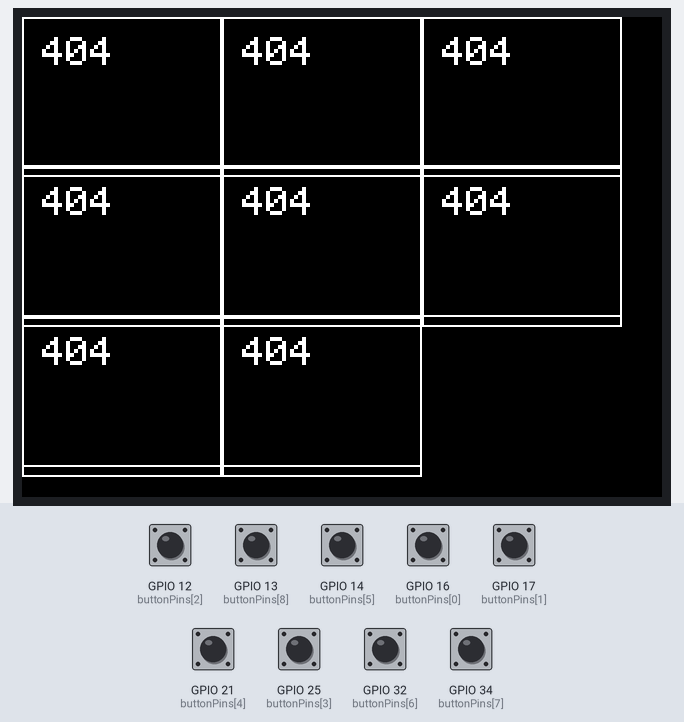
This sketch was run on a simulated ESP32. Shown: 320×240 colour display. The inputs (shaded band) are chosen by the test bench; at power-on: GPIO 12 (buttonPins[2]), GPIO 13 (buttonPins[8]), GPIO 14 (buttonPins[5]), GPIO 16 (buttonPins[0]), GPIO 17 (buttonPins[1]), GPIO 21 (buttonPins[4]), GPIO 25 (buttonPins[3]), GPIO 32 (buttonPins[6]), GPIO 34 (buttonPins[7]) HIGH. WiFi joins after 1.5 s; servers stay silent unless stated; EEPROM starts erased; what the sketch prints to the serial monitor is not drawn.

Above: at 4.5 s.
4.6 s: GPIO 12 (buttonPins[2]) pulled LOW for 0.15 s
At 5.03 s:
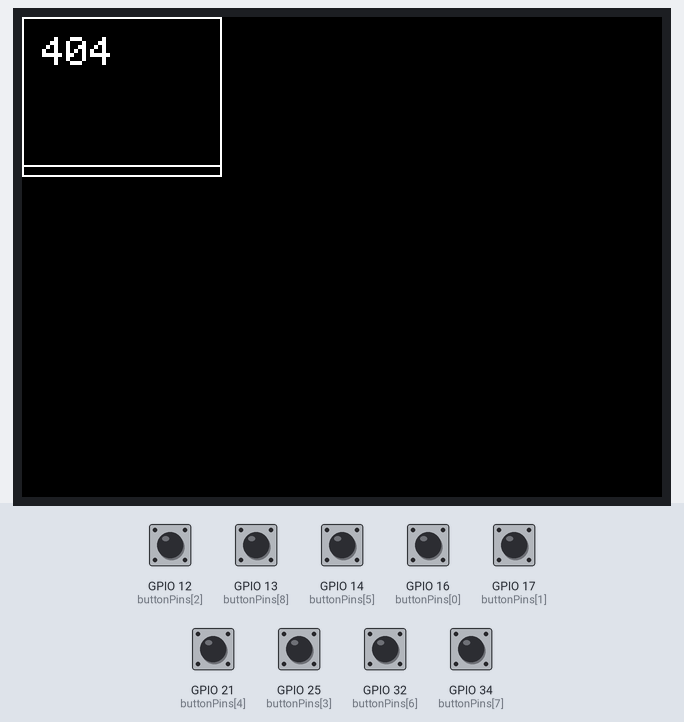
5.3 s: GPIO 13 (buttonPins[8]) pulsed LOW 5 times (0.12 s each, 0.3 s apart)
At 7.65 s:
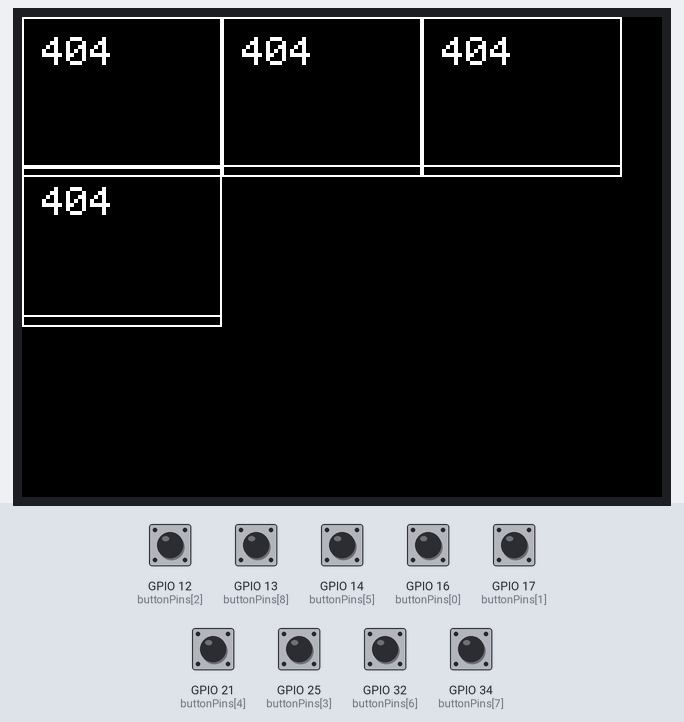
10.1 s: GPIO 14 (buttonPins[5]) pulled LOW for 0.15 s
At 10.73 s:
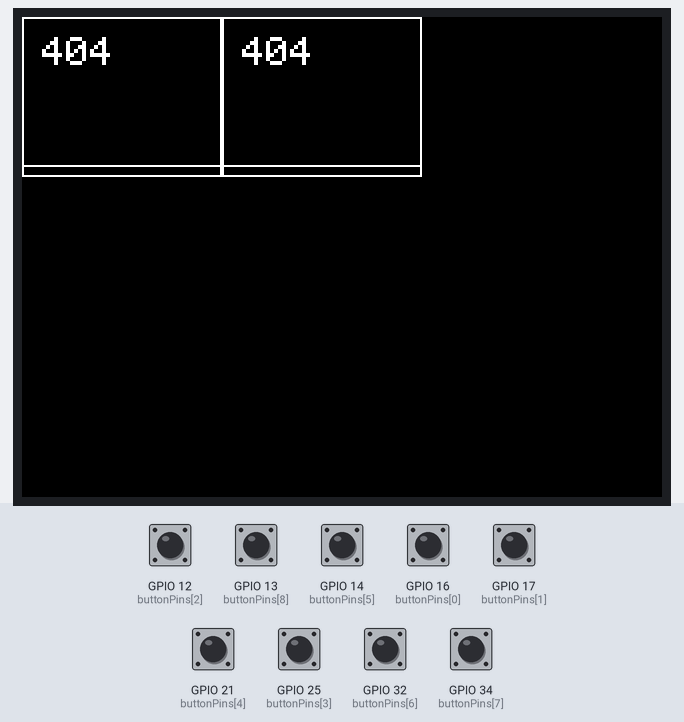
10.8 s: GPIO 13 (buttonPins[8]) pulsed LOW 5 times (0.12 s each, 0.3 s apart)
At 13.35 s:
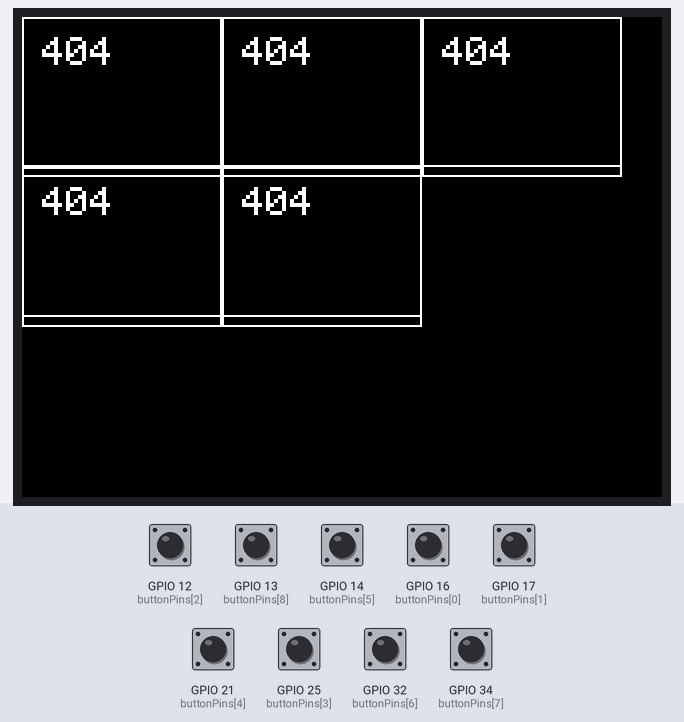
13.8 s: GPIO 16 (buttonPins[0]) pulled LOW for 1 s
At 16.2 s:
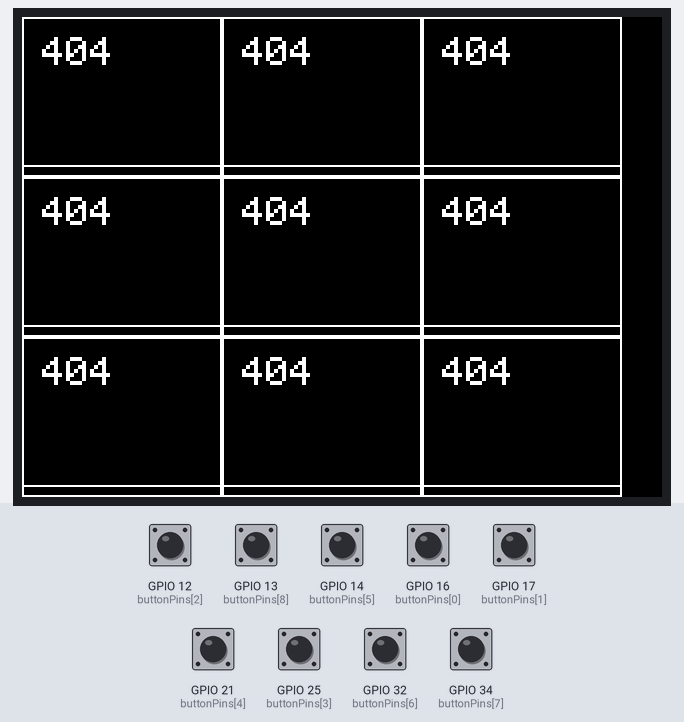
Timing chart, 0 to 16.4 s (numbered marks = the images above; inputs shaded):
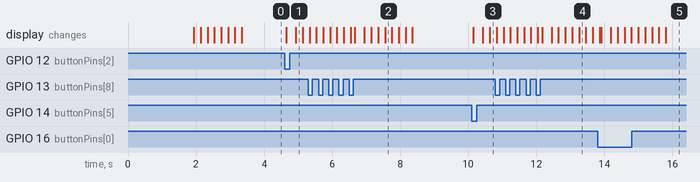

Measured:
- after the input at 4.6 s, the display: first changes after 0.05 s (image 1 shows a later state)
- after the input at 5.3 s, the display: first differs from a run without the input after 1.4 s (image 2 shows a later state)
- after the input at 10.1 s, the display: first changes after 0.05 s (image 3 shows a later state)
- after the input at 10.8 s, the display: first differs from a run without the input after 1.4 s (image 4 shows a later state)
- after the input at 13.8 s, the display: first differs from a run without the input after 0.11 s (image 5 shows a later state)

The sketch:

streamdeck.ino
```cpp
#include <WiFi.h>
#include <WiFiManager.h>
#include <HTTPClient.h>
#include <SPI.h>
#include <Adafruit_GFX.h>
#include <Adafruit_ILI9341.h>
#include <ArduinoJson.h>
#include <Preferences.h>

#define TFT_CS   15
#define TFT_DC   4
#define TFT_RST  22
#define IMG_WIDTH 100
#define IMG_HEIGHT 75
#define SCREEN_WIDTH 320
#define SCREEN_HEIGHT 240
#define BUTTON_W 100
#define BUTTON_H 80
#define NUM_BUTTONS 9

#define COLOR_CPU  ILI9341_BLUE
#define COLOR_GPU  ILI9341_CYAN
#define COLOR_RAM  ILI9341_MAGENTA
#define COLOR_DISK ILI9341_ORANGE
#define COLOR_TEMP ILI9341_RED

Adafruit_ILI9341 tft = Adafruit_ILI9341(TFT_CS, TFT_DC, TFT_RST);
Preferences prefs;

const int buttonPins[NUM_BUTTONS] = {16, 17, 12, 25, 21, 14, 32, 34, 13};
bool buttonStates[NUM_BUTTONS] = {HIGH};
bool lastButtonStates[NUM_BUTTONS] = {HIGH};
unsigned long lastDebounceTimes[NUM_BUTTONS] = {0};
unsigned long buttonPressStart[NUM_BUTTONS] = {0};
const unsigned long debounceDelay = 50;

WiFiManager wm;
WiFiManagerParameter custom_host("host", "Adresse IP du serveur", "192.168.0.164", 32);
WiFiManagerParameter custom_port("port", "Port du serveur", "8080", 6);
String serverHost;
int serverPort;

String menus[] = {"1","2","3","4","5","6","7","8"};
int currentMenu = -1;
bool monitoringActive = false;

void setup() {
  Serial.begin(115200);
  for (int i = 0; i < NUM_BUTTONS; i++) pinMode(buttonPins[i], INPUT_PULLUP);
  tft.begin();
  tft.setRotation(1);
  connectToWiFi();
  showMainMenu();
}

void loop() {
  handleButtons();

  static unsigned long lastRefresh = 0;
  if (monitoringActive && millis() - lastRefresh > 5000) {
    updateMetricsFromServer();
    lastRefresh = millis();
  }

  static unsigned long lastWiFiCheck = 0;
  if (millis() - lastWiFiCheck > 30000) {
    checkWiFi();
    lastWiFiCheck = millis();
  }
}

void connectToWiFi() {
  prefs.begin("config", true);
  String savedHost = prefs.getString("host", "");
  int savedPort = prefs.getInt("port", 0);
  prefs.end();

  if (savedHost != "" && savedPort > 0) {
    WiFi.mode(WIFI_STA);
    WiFi.begin();
    unsigned long startTime = millis();
    while (WiFi.status() != WL_CONNECTED && millis() - startTime < 15000) delay(250);
    if (WiFi.status() == WL_CONNECTED) {
      serverHost = savedHost;
      serverPort = savedPort;
      return;
    }
  }
  wm.addParameter(&custom_host);
  wm.addParameter(&custom_port);
  wm.setConfigPortalTimeout(180);
  WiFi.mode(WIFI_STA);
  if (!wm.autoConnect("ESP_Config", "admin123")) ESP.restart();
  serverHost = custom_host.getValue();
  serverPort = atoi(custom_port.getValue());
  prefs.begin("config", false);
  prefs.putString("host", serverHost);
  prefs.putInt("port", serverPort);
  prefs.end();
}

void checkWiFi() {
  if (WiFi.status() != WL_CONNECTED) {
    Serial.println("WiFi d\u00e9connect\u00e9. Tentative de reconnexion...");
    WiFi.disconnect();
    WiFi.begin();
    unsigned long start = millis();
    while (WiFi.status() != WL_CONNECTED && millis() - start < 10000) {
      delay(500);
      Serial.print(".");
    }
    if (WiFi.status() == WL_CONNECTED) Serial.println("Reconnect\u00e9 !");
    else Serial.println("\u00c9chec reconnexion !");
  }
}

void handleButtons() {
  unsigned long now = millis();
  for (int i = 0; i < NUM_BUTTONS; i++) {
    int reading = digitalRead(buttonPins[i]);
    if (reading != lastButtonStates[i]) lastDebounceTimes[i] = now;
    if ((now - lastDebounceTimes[i]) > debounceDelay) {
      if (reading != buttonStates[i]) {
        buttonStates[i] = reading;
        if (buttonStates[i] == LOW) {
          if (currentMenu == -1 && i < 8 && buttonPins[i] != 13 && buttonPins[i] != 34) {
            currentMenu = i;
            showMenu(i);
            return;
          }
          if (currentMenu != -1 && buttonPins[i] != 34) buttonPressStart[i] = now;
          if (buttonPins[i] == 13) {
            buttonPressStart[i] = now;
            if (currentMenu == -1) {
              monitoringActive = !monitoringActive;
              if (!monitoringActive) backToMain();
              else updateMetricsFromServer();
              return;
            }
          }
        } else if (buttonStates[i] == HIGH) {
          if (buttonPressStart[i] == 0) continue;
          unsigned long duration = now - buttonPressStart[i];
          buttonPressStart[i] = 0;
          if (monitoringActive && buttonPins[i] == 13 && duration >= 1000) {
            prefs.begin("config", false);
            prefs.clear();
            prefs.end();
            wm.resetSettings();
            ESP.restart();
          }
          if (currentMenu != -1 && buttonPins[i] == 13) backToMain();
        }
      }
    }
    lastButtonStates[i] = reading;
  }
}

void showMainMenu() {
  tft.fillScreen(ILI9341_BLACK);
  for (int i = 0; i < 8 && i < 9; i++) {
    int col = i % 3;
    int row = i / 3;
    int x = col * IMG_WIDTH;
    int y = row * IMG_HEIGHT;
    char filename[32];
    sprintf(filename, "menu/%s.rgb", menus[i]);
    drawImageFromURL(filename, x, y, IMG_WIDTH, IMG_HEIGHT);
    tft.drawRect(x, y, BUTTON_W, BUTTON_H, ILI9341_WHITE);
  }
}

void showMenu(int index) {
  tft.fillScreen(ILI9341_BLACK);
  for (int i = 0; i < 9; i++) {
    int col = i % 3;
    int row = i / 3;
    int x = col * BUTTON_W;
    int y = row * BUTTON_H;
    char filename[64];
    sprintf(filename, "sous_menu/%s/%d.rgb", menus[index], i);
    drawImageFromURL(filename, x, y, IMG_WIDTH, IMG_HEIGHT);
    tft.drawRect(x, y, BUTTON_W, BUTTON_H, ILI9341_WHITE);
  }
}

void backToMain() {
  currentMenu = -1;
  showMainMenu();
}

void drawImageFromURL(const char* filename, int x, int y, int width, int height) {
  char url[128];
  sprintf(url, "http://%s:%d/images/%s", serverHost.c_str(), serverPort, filename);
  Serial.printf("Image: %s\n", url);
  HTTPClient http;
  http.setTimeout(5000);
  http.begin(url);
  http.addHeader("Connection", "close");
  int httpCode = http.GET();
  if (httpCode == HTTP_CODE_OK) {
    WiFiClient* stream = http.getStreamPtr();
    uint16_t* lineBuffer = (uint16_t*)malloc(width * 2);
    if (!lineBuffer) return;
    tft.startWrite();
    for (int row = 0; row < height; row++) {
      for (int col = 0; col < width; col++) {
        while (stream->available() < 2);
        uint8_t hi = stream->read();
        uint8_t lo = stream->read();
        lineBuffer[col] = (hi << 8) | lo;
      }
      tft.setAddrWindow(x, y + row, x + width - 1, y + row);
      tft.writePixels(lineBuffer, width, true);
    }
    tft.endWrite();
    free(lineBuffer);
  } else {
    Serial.printf("Erreur HTTP image: %d\n", httpCode);
    tft.drawRect(x, y, width, height, ILI9341_WHITE);
    tft.setTextColor(ILI9341_WHITE);
    tft.setTextSize(2);
    tft.setCursor(x + 10, y + 10);
    tft.print("404");
  }
  http.end();
}

void updateMetricsFromServer() {
  HTTPClient http;
  char url[128];
  sprintf(url, "http://%s:%d/metrics", serverHost.c_str(), serverPort);
  http.setTimeout(1500);
  http.begin(url);
  int httpCode = http.GET();
  if (httpCode == HTTP_CODE_OK) {
    String payload = http.getString();
    StaticJsonDocument<256> doc;
    if (!deserializeJson(doc, payload)) {
      showSystemMonitor(doc["cpu"], doc["gpu"], doc["ram"], doc["disk"], doc["temp"]);
    }
  } else {
    Serial.printf("Erreur HTTP metrics: %d\n", httpCode);
  }
  http.end();
}

void showSystemMonitor(int cpu, int gpu, int ram, int disk, int temp) {
  tft.fillScreen(ILI9341_BLACK);
  int startX = 20, spacing = 55, barWidth = 30, barHeight = 100, topY = 60;
  drawBar(startX + spacing * 0, topY, barWidth, barHeight, cpu, COLOR_CPU, "CPU");
  drawBar(startX + spacing * 1, topY, barWidth, barHeight, gpu, COLOR_GPU, "GPU");
  drawBar(startX + spacing * 2, topY, barWidth, barHeight, ram, COLOR_RAM, "RAM");
  drawBar(startX + spacing * 3, topY, barWidth, barHeight, disk, COLOR_DISK, "DISK");
  drawBar(startX + spacing * 4, topY, barWidth, barHeight, temp, COLOR_TEMP, "TEMP");
}

void drawBar(int x, int y, int width, int height, int value, uint16_t color, const char* label) {
  int filled = map(value, 0, 100, 0, height);
  tft.drawRect(x, y, width, height, ILI9341_WHITE);
  tft.fillRect(x, y + (height - filled), width, filled, color);
  tft.setTextSize(1);
  tft.setTextColor(ILI9341_WHITE);
  int textX = x + (width / 2) - (strlen(label) * 3);
  tft.setCursor(textX, y + height + 5);
  tft.print(label);
}
```
